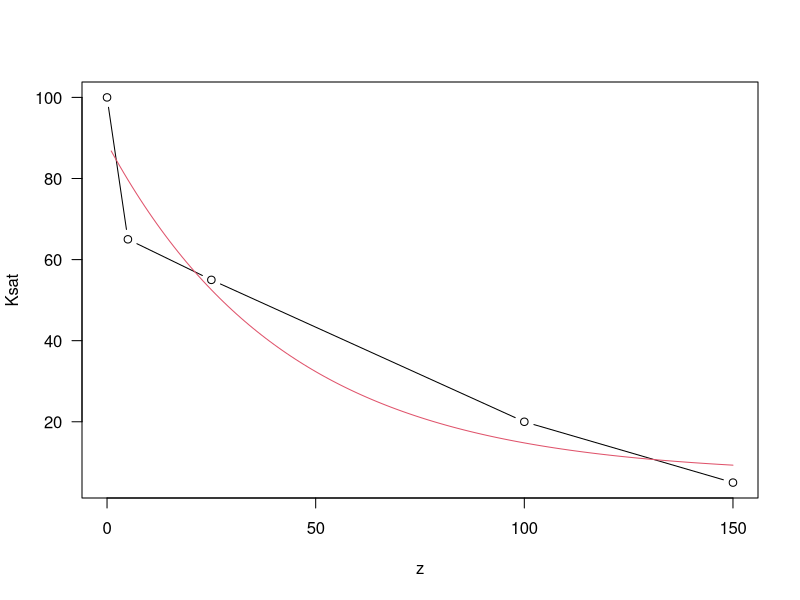
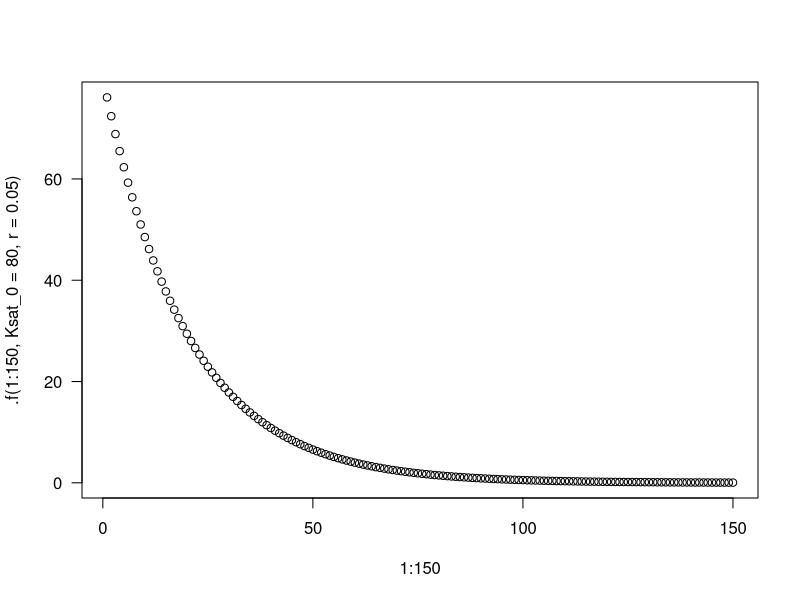
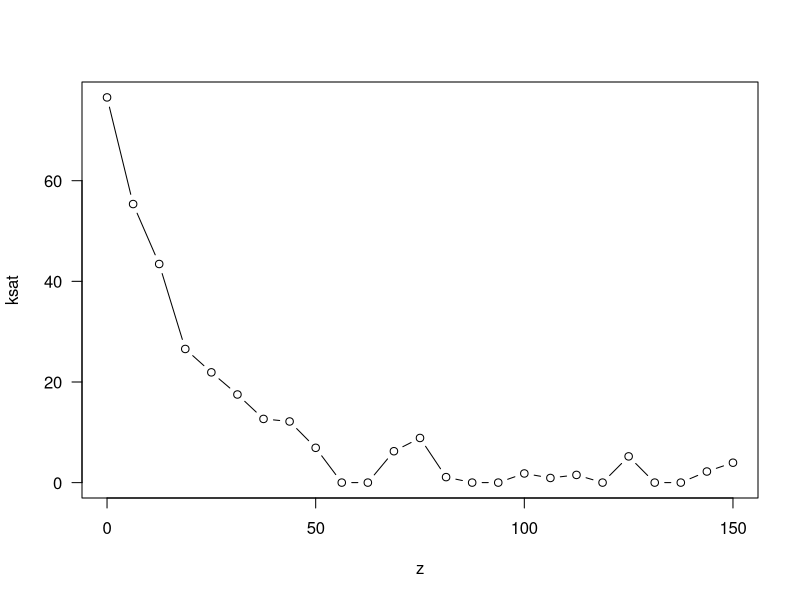
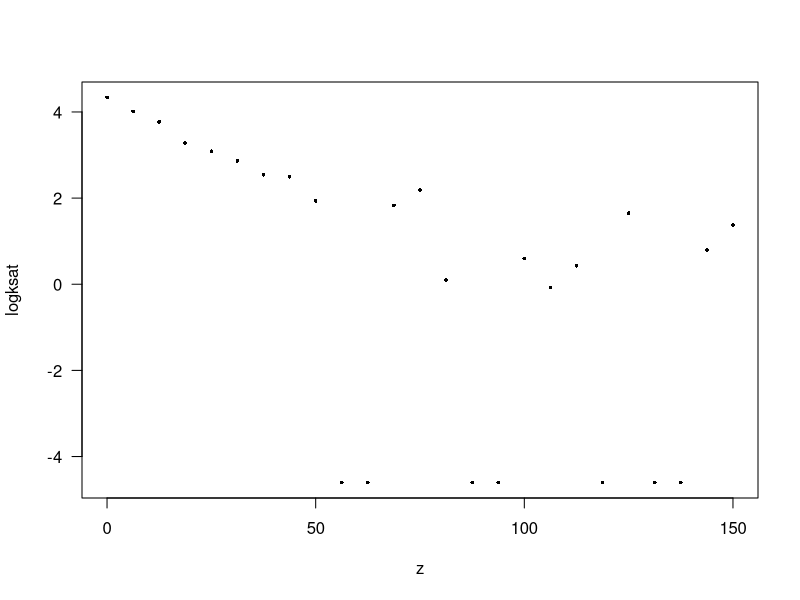
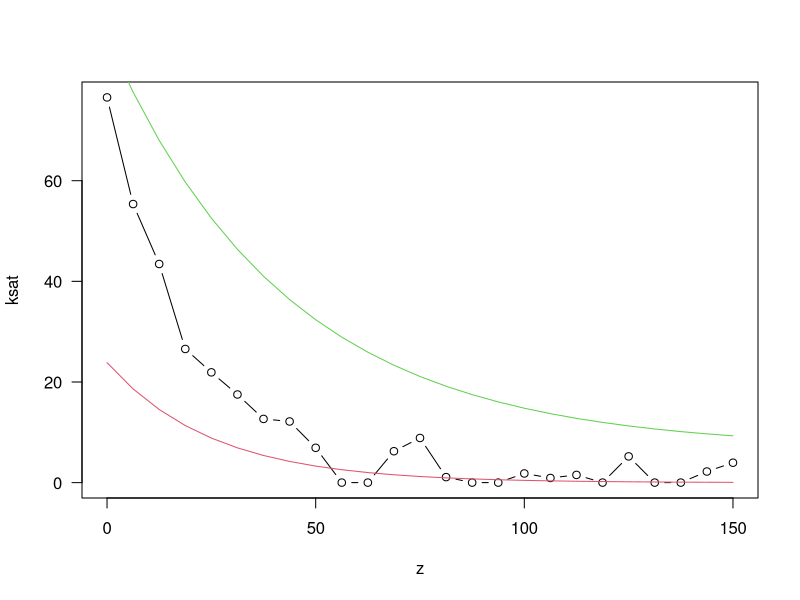

These charts were generated, in order, by the following R code: (Note: this script raises an error after producing the figures.)



d <- data.frame(
  z = c(0, 5, 25, 100, 150),
  Ksat = c(100, 65, 55, 20, 5)
)

plot(Ksat ~ z, data = d, type = 'b', las = 1)


n <- nls(Ksat ~ SSasymp(z, Asym, R0, lrc), data = d)
coef(n)

p <- predict(n, newdata = data.frame(z = 1:150))
lines(1:150, p, col = 2)


.f <- function(z, Ksat_0, r) {
  Ksat_0 * exp(-r * z)
}

plot(1:150, .f(1:150, Ksat_0 = 80, r = 0.05), las = 1)


d <- data.frame(
  z = seq(0, 150, length.out = 25)
)

d$ksat <- pmax(.f(d$z, Ksat_0 = 80, r = 0.05) + rnorm(n = 25, mean = 0, sd = 3), 0.01)

plot(ksat ~ z, data = d, type = 'b', las = 1)


d$logksat <- log(d$ksat)
plot(logksat ~ z, data = d, type = 'p', las = 1, cex = 0.5, pch = 16)

l <- lm(logksat ~ z, data = d)
summary(l)
coef(l)
exp(coef(l)[1])


plot(ksat ~ z, data = d, type = 'b', las = 1)
p <- exp(coef(l)[1]) * exp(coef(l)[2] * d$z)
lines(d$z, p, col = 2)


nls(ksat ~ SSasymp(z, Asym, R0, lrc), data = d)
pp <- predict(n, newdata = data.frame(z = d$z))
lines(d$z, pp, col = 3)






d <- dice(x[5, ], ~ ksat.rosetta, SPC = FALSE)
plot(ksat.rosetta ~ hzdept_r, data = d, type = 'p', las = 1, cex = 0.5, pch = 16)

## doesn't work
# n <- nls(ksat.rosetta ~ SSasymp(hzdept_r, Asym, R0, lrc), data = d)
# coef(n)
# p <- predict(n, newdata = data.frame(hzdept_r = 1:150))
# 
# lines(1:150, p, col = 2)

d$logksat <- log(d$ksat.rosetta)
plot(logksat ~ hzdept_r, data = d, type = 'p', las = 1, cex = 0.5, pch = 16)

l <- lm(logksat ~ hzdept_r, data = d)
summary(l)
coef(l)
